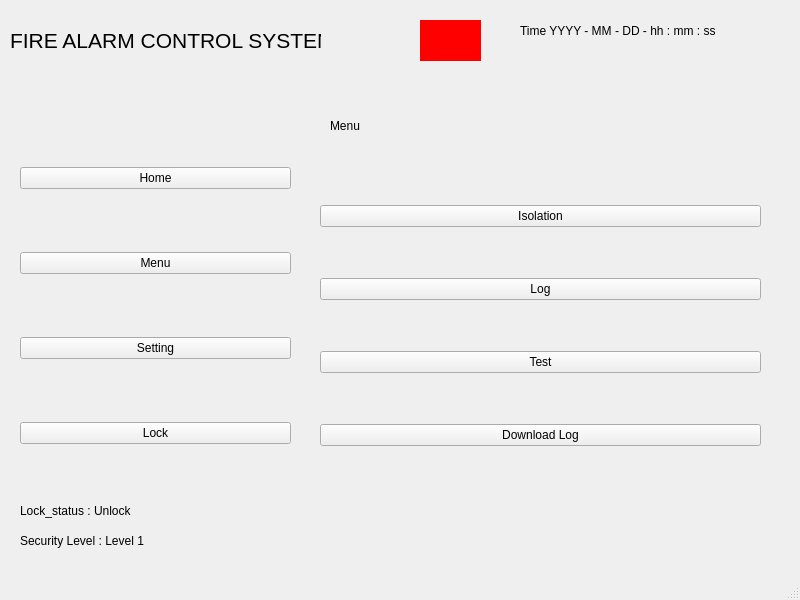
<?xml version="1.0" encoding="UTF-8"?>
<ui version="4.0">
 <class>MainWindow</class>
 <widget class="QMainWindow" name="MainWindow">
  <property name="geometry">
   <rect>
    <x>0</x>
    <y>0</y>
    <width>800</width>
    <height>600</height>
   </rect>
  </property>
  <property name="windowTitle">
   <string>MainWindow</string>
  </property>
  <property name="styleSheet">
   <string notr="true"/>
  </property>
  <widget class="QWidget" name="centralwidget">
   <widget class="QWidget" name="verticalLayoutWidget">
    <property name="geometry">
     <rect>
      <x>20</x>
      <y>110</y>
      <width>271</width>
      <height>391</height>
     </rect>
    </property>
    <layout class="QVBoxLayout" name="verticalLayout">
     <item>
      <widget class="QPushButton" name="Home_btn">
       <property name="text">
        <string>Home</string>
       </property>
      </widget>
     </item>
     <item>
      <widget class="QPushButton" name="Menu_btn">
       <property name="text">
        <string>Menu</string>
       </property>
      </widget>
     </item>
     <item>
      <widget class="QPushButton" name="Setting_btn">
       <property name="text">
        <string>Setting</string>
       </property>
      </widget>
     </item>
     <item>
      <widget class="QPushButton" name="Lock_btn">
       <property name="text">
        <string>Lock</string>
       </property>
      </widget>
     </item>
    </layout>
   </widget>
   <widget class="QLabel" name="label">
    <property name="geometry">
     <rect>
      <x>10</x>
      <y>10</y>
      <width>311</width>
      <height>61</height>
     </rect>
    </property>
    <property name="font">
     <font>
      <pointsize>16</pointsize>
     </font>
    </property>
    <property name="text">
     <string>FIRE ALARM CONTROL SYSTEM</string>
    </property>
   </widget>
   <widget class="QStackedWidget" name="Main_stk">
    <property name="geometry">
     <rect>
      <x>310</x>
      <y>90</y>
      <width>461</width>
      <height>461</height>
     </rect>
    </property>
    <property name="currentIndex">
     <number>1</number>
    </property>
    <widget class="QWidget" name="page">
     <widget class="QLabel" name="label_2">
      <property name="geometry">
       <rect>
        <x>10</x>
        <y>10</y>
        <width>48</width>
        <height>16</height>
       </rect>
      </property>
      <property name="text">
       <string>Home</string>
      </property>
     </widget>
     <widget class="QTableWidget" name="Main_TW">
      <property name="geometry">
       <rect>
        <x>10</x>
        <y>40</y>
        <width>441</width>
        <height>371</height>
       </rect>
      </property>
      <attribute name="verticalHeaderVisible">
       <bool>false</bool>
      </attribute>
      <column>
       <property name="text">
        <string>Number</string>
       </property>
      </column>
      <column>
       <property name="text">
        <string>Location</string>
       </property>
      </column>
      <column>
       <property name="text">
        <string>State</string>
       </property>
      </column>
      <column>
       <property name="text">
        <string>Time</string>
       </property>
      </column>
     </widget>
     <widget class="QPushButton" name="Acknowledge_btn">
      <property name="geometry">
       <rect>
        <x>370</x>
        <y>420</y>
        <width>75</width>
        <height>24</height>
       </rect>
      </property>
      <property name="text">
       <string>ACK</string>
      </property>
     </widget>
    </widget>
    <widget class="QWidget" name="page_2">
     <widget class="QWidget" name="verticalLayoutWidget_2">
      <property name="geometry">
       <rect>
        <x>10</x>
        <y>70</y>
        <width>441</width>
        <height>331</height>
       </rect>
      </property>
      <layout class="QVBoxLayout" name="verticalLayout_2">
       <item>
        <widget class="QPushButton" name="Isolation_btn">
         <property name="text">
          <string>Isolation</string>
         </property>
        </widget>
       </item>
       <item>
        <widget class="QPushButton" name="Log_btn">
         <property name="text">
          <string>Log</string>
         </property>
        </widget>
       </item>
       <item>
        <widget class="QPushButton" name="Test_btn">
         <property name="text">
          <string>Test</string>
         </property>
        </widget>
       </item>
       <item>
        <widget class="QPushButton" name="Download_Log_btn">
         <property name="text">
          <string>Download Log</string>
         </property>
        </widget>
       </item>
      </layout>
     </widget>
     <widget class="QLabel" name="label_3">
      <property name="geometry">
       <rect>
        <x>20</x>
        <y>20</y>
        <width>81</width>
        <height>31</height>
       </rect>
      </property>
      <property name="text">
       <string>Menu</string>
      </property>
     </widget>
    </widget>
    <widget class="QWidget" name="page_3">
     <widget class="QLabel" name="label_4">
      <property name="geometry">
       <rect>
        <x>10</x>
        <y>0</y>
        <width>48</width>
        <height>16</height>
       </rect>
      </property>
      <property name="text">
       <string>Setting</string>
      </property>
     </widget>
     <widget class="QWidget" name="verticalLayoutWidget_3">
      <property name="geometry">
       <rect>
        <x>10</x>
        <y>70</y>
        <width>441</width>
        <height>331</height>
       </rect>
      </property>
      <layout class="QVBoxLayout" name="verticalLayout_3">
       <item>
        <widget class="QPushButton" name="Setting_lvl1_btn">
         <property name="text">
          <string>Security Level 1</string>
         </property>
        </widget>
       </item>
       <item>
        <widget class="QPushButton" name="Setting_lvl2_btn">
         <property name="text">
          <string>Security Level 2</string>
         </property>
        </widget>
       </item>
       <item>
        <widget class="QPushButton" name="Setting_lvl3_btn">
         <property name="text">
          <string>Security Level 3</string>
         </property>
        </widget>
       </item>
      </layout>
     </widget>
    </widget>
    <widget class="QWidget" name="page_4">
     <widget class="QWidget" name="gridLayoutWidget">
      <property name="geometry">
       <rect>
        <x>30</x>
        <y>50</y>
        <width>411</width>
        <height>371</height>
       </rect>
      </property>
      <layout class="QGridLayout" name="gridLayout">
       <item row="0" column="0" alignment="Qt::AlignHCenter|Qt::AlignVCenter">
        <widget class="QLabel" name="Zone1_isol_lbl">
         <property name="text">
          <string>Normal</string>
         </property>
        </widget>
       </item>
       <item row="1" column="1" alignment="Qt::AlignHCenter|Qt::AlignVCenter">
        <widget class="QPushButton" name="Zone2_isol_btn">
         <property name="text">
          <string>Zone 2</string>
         </property>
        </widget>
       </item>
       <item row="0" column="1" alignment="Qt::AlignHCenter|Qt::AlignVCenter">
        <widget class="QLabel" name="Zone2_isol_lbl">
         <property name="text">
          <string>Normal</string>
         </property>
        </widget>
       </item>
       <item row="3" column="0" alignment="Qt::AlignHCenter">
        <widget class="QPushButton" name="Zone3_isol_btn">
         <property name="text">
          <string>Zone 3</string>
         </property>
        </widget>
       </item>
       <item row="1" column="0" alignment="Qt::AlignHCenter">
        <widget class="QPushButton" name="Zone1_isol_btn">
         <property name="text">
          <string>Zone 1</string>
         </property>
        </widget>
       </item>
       <item row="3" column="1" alignment="Qt::AlignHCenter|Qt::AlignVCenter">
        <widget class="QPushButton" name="Zone4_isol_btn">
         <property name="text">
          <string>Zone 4</string>
         </property>
        </widget>
       </item>
       <item row="2" column="1" alignment="Qt::AlignHCenter|Qt::AlignVCenter">
        <widget class="QLabel" name="Zone4_isol_lbl">
         <property name="text">
          <string>Normal</string>
         </property>
        </widget>
       </item>
       <item row="2" column="0" alignment="Qt::AlignHCenter|Qt::AlignVCenter">
        <widget class="QLabel" name="Zone3_isol_lbl">
         <property name="text">
          <string>Normal</string>
         </property>
        </widget>
       </item>
      </layout>
     </widget>
     <widget class="QLabel" name="label_6">
      <property name="geometry">
       <rect>
        <x>20</x>
        <y>10</y>
        <width>81</width>
        <height>21</height>
       </rect>
      </property>
      <property name="text">
       <string>Isolation</string>
      </property>
     </widget>
    </widget>
    <widget class="QWidget" name="page_5">
     <widget class="QLabel" name="label_11">
      <property name="geometry">
       <rect>
        <x>30</x>
        <y>20</y>
        <width>48</width>
        <height>16</height>
       </rect>
      </property>
      <property name="text">
       <string>Test</string>
      </property>
     </widget>
     <widget class="QWidget" name="gridLayoutWidget_2">
      <property name="geometry">
       <rect>
        <x>40</x>
        <y>50</y>
        <width>401</width>
        <height>401</height>
       </rect>
      </property>
      <layout class="QGridLayout" name="gridLayout_2">
       <item row="1" column="1" alignment="Qt::AlignHCenter|Qt::AlignVCenter">
        <widget class="QPushButton" name="Zone4_test_btn">
         <property name="text">
          <string>Zone 4</string>
         </property>
        </widget>
       </item>
       <item row="1" column="0" alignment="Qt::AlignHCenter">
        <widget class="QPushButton" name="Zone3_test_btn">
         <property name="text">
          <string>Zone 3</string>
         </property>
        </widget>
       </item>
       <item row="0" column="1" alignment="Qt::AlignHCenter|Qt::AlignVCenter">
        <widget class="QPushButton" name="Zone2_test_btn">
         <property name="text">
          <string>Zone 2</string>
         </property>
        </widget>
       </item>
       <item row="0" column="0" alignment="Qt::AlignHCenter">
        <widget class="QPushButton" name="Zone1_test_btn">
         <property name="text">
          <string>Zone 1</string>
         </property>
        </widget>
       </item>
      </layout>
     </widget>
    </widget>
    <widget class="QWidget" name="page_6">
     <widget class="QTableWidget" name="log_TW">
      <property name="geometry">
       <rect>
        <x>10</x>
        <y>60</y>
        <width>441</width>
        <height>371</height>
       </rect>
      </property>
      <attribute name="verticalHeaderVisible">
       <bool>false</bool>
      </attribute>
      <column>
       <property name="text">
        <string>Number</string>
       </property>
      </column>
      <column>
       <property name="text">
        <string>Location</string>
       </property>
      </column>
      <column>
       <property name="text">
        <string>State</string>
       </property>
      </column>
      <column>
       <property name="text">
        <string>Time</string>
       </property>
      </column>
     </widget>
     <widget class="QLabel" name="label_5">
      <property name="geometry">
       <rect>
        <x>20</x>
        <y>20</y>
        <width>48</width>
        <height>16</height>
       </rect>
      </property>
      <property name="text">
       <string>Log</string>
      </property>
     </widget>
    </widget>
   </widget>
   <widget class="QLabel" name="Time_stamp_lbl">
    <property name="geometry">
     <rect>
      <x>520</x>
      <y>10</y>
      <width>261</width>
      <height>41</height>
     </rect>
    </property>
    <property name="text">
     <string>Time YYYY - MM - DD - hh : mm : ss</string>
    </property>
   </widget>
   <widget class="QLabel" name="AlarmColor">
    <property name="geometry">
     <rect>
      <x>420</x>
      <y>20</y>
      <width>61</width>
      <height>41</height>
     </rect>
    </property>
    <property name="styleSheet">
     <string notr="true">background-color : red;</string>
    </property>
    <property name="text">
     <string/>
    </property>
   </widget>
   <widget class="QLabel" name="Lock_Status_lbl">
    <property name="geometry">
     <rect>
      <x>20</x>
      <y>500</y>
      <width>251</width>
      <height>21</height>
     </rect>
    </property>
    <property name="text">
     <string>Lock_status : Unlock</string>
    </property>
   </widget>
   <widget class="QLabel" name="Security_level_lbl">
    <property name="geometry">
     <rect>
      <x>20</x>
      <y>530</y>
      <width>251</width>
      <height>21</height>
     </rect>
    </property>
    <property name="text">
     <string>Security Level : Level 1</string>
    </property>
   </widget>
   <widget class="QLabel" name="Lock_lbl">
    <property name="geometry">
     <rect>
      <x>0</x>
      <y>-20</y>
      <width>191</width>
      <height>161</height>
     </rect>
    </property>
    <property name="mouseTracking">
     <bool>false</bool>
    </property>
    <property name="autoFillBackground">
     <bool>false</bool>
    </property>
    <property name="text">
     <string/>
    </property>
    <property name="pixmap">
     <pixmap>../../일지 gif파일/lock.png</pixmap>
    </property>
    <property name="scaledContents">
     <bool>true</bool>
    </property>
   </widget>
  </widget>
  <widget class="QMenuBar" name="menubar">
   <property name="geometry">
    <rect>
     <x>0</x>
     <y>0</y>
     <width>800</width>
     <height>22</height>
    </rect>
   </property>
  </widget>
  <widget class="QStatusBar" name="statusbar"/>
 </widget>
 <resources/>
 <connections/>
</ui>
